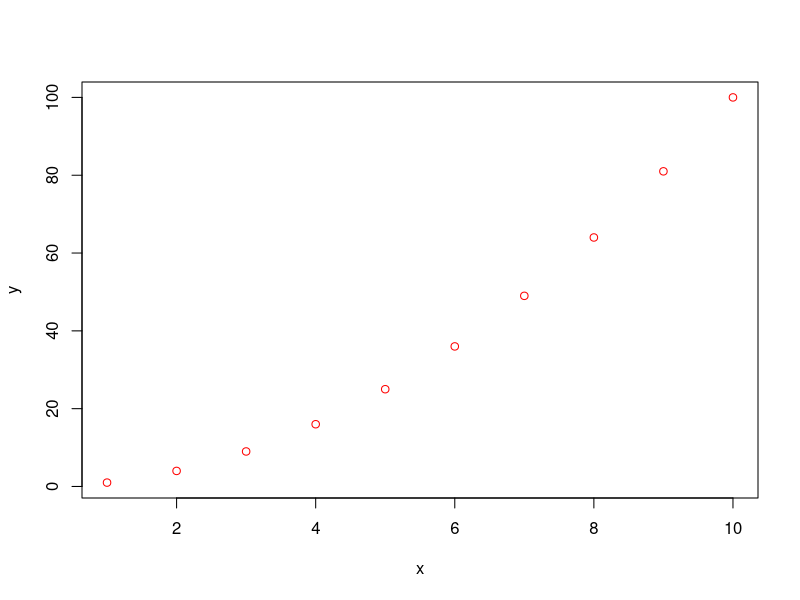
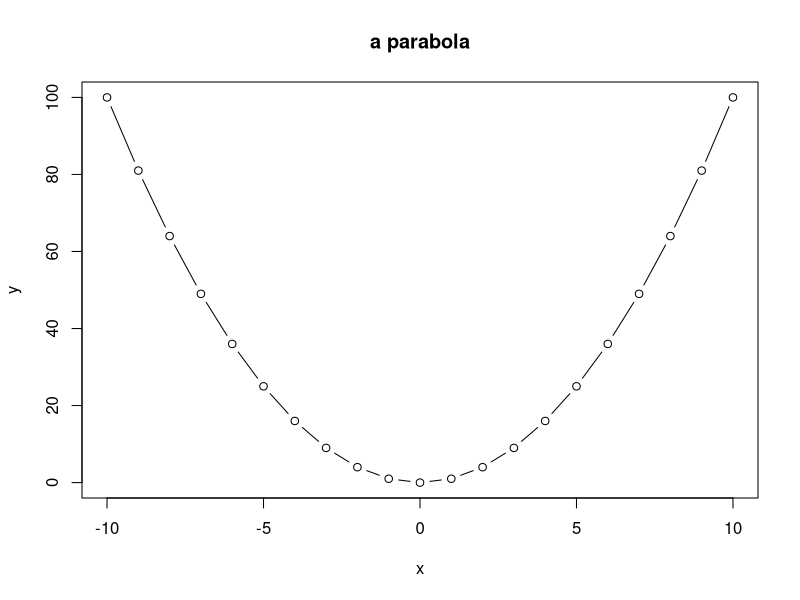
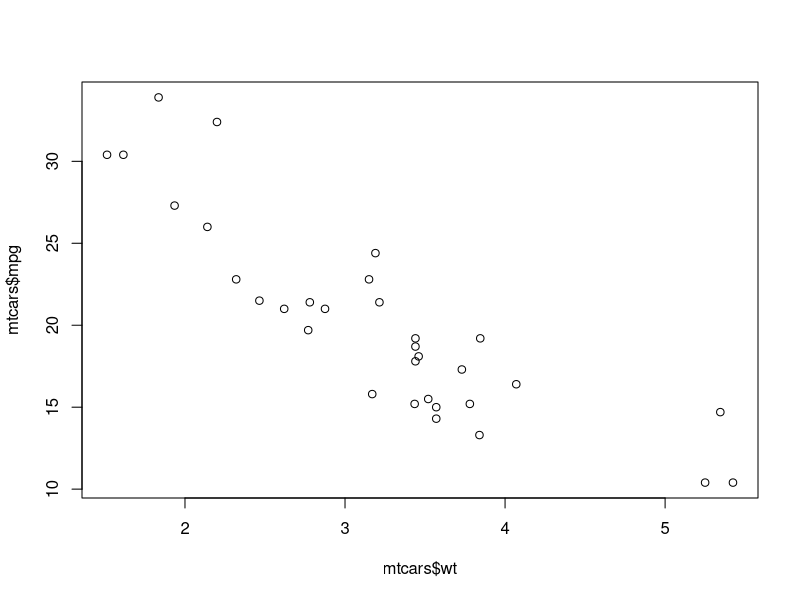
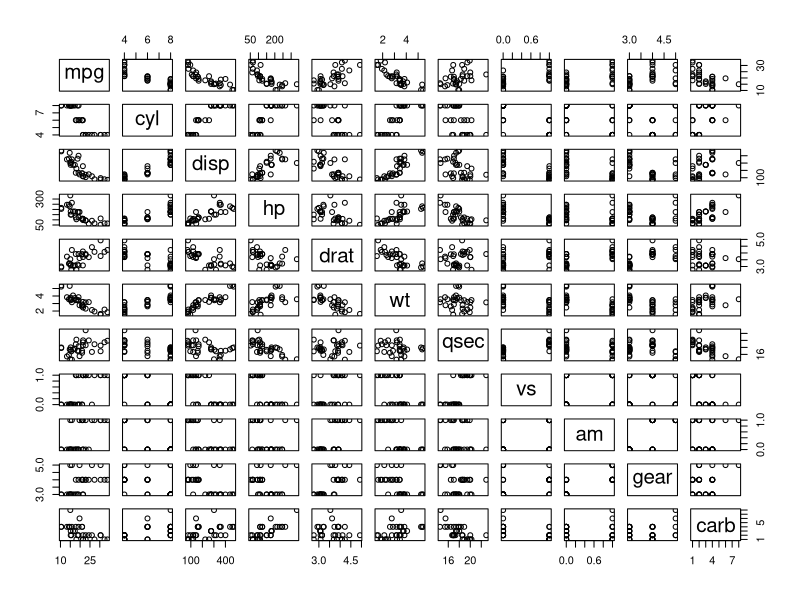
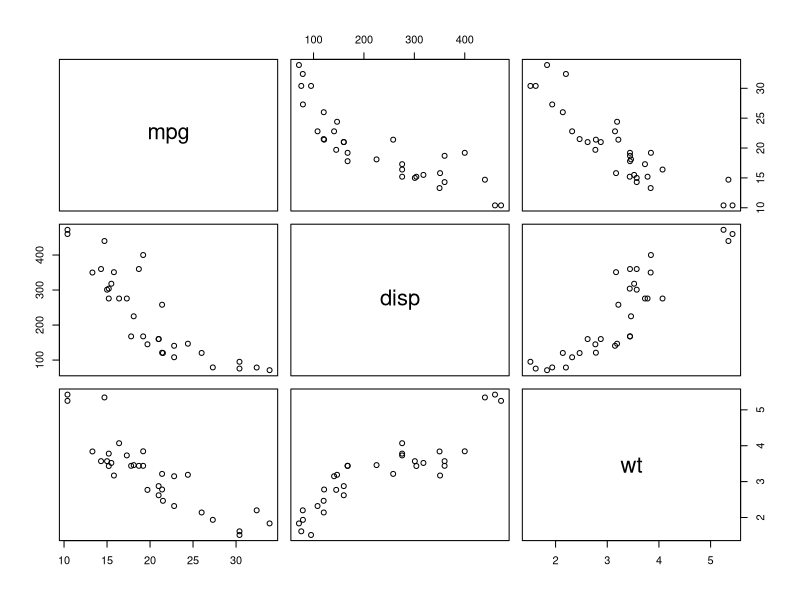
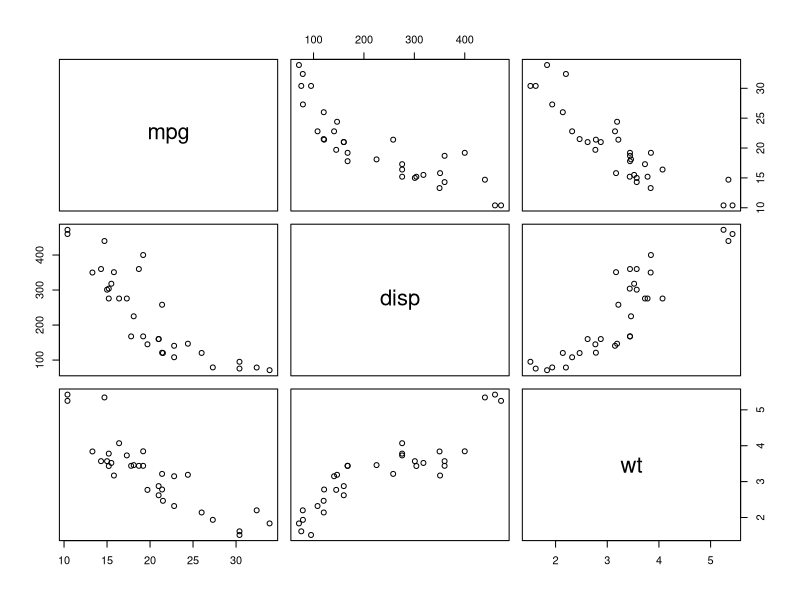
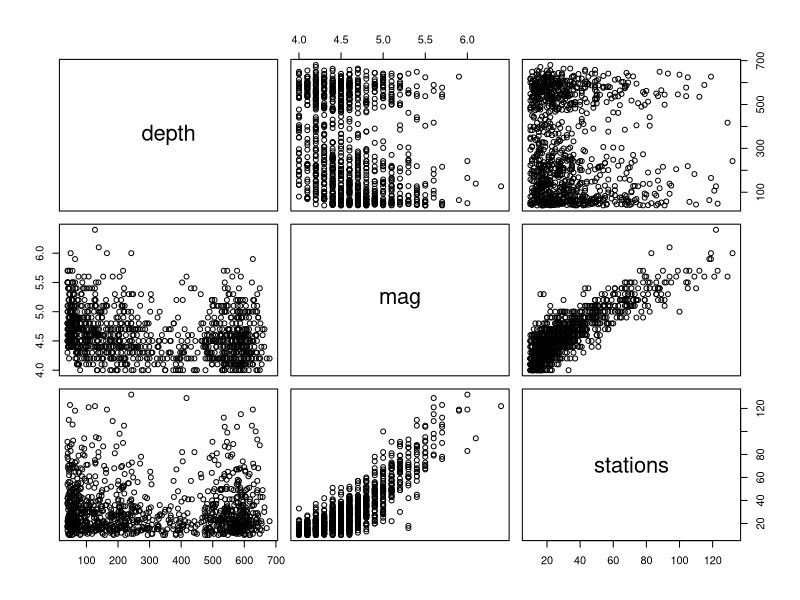
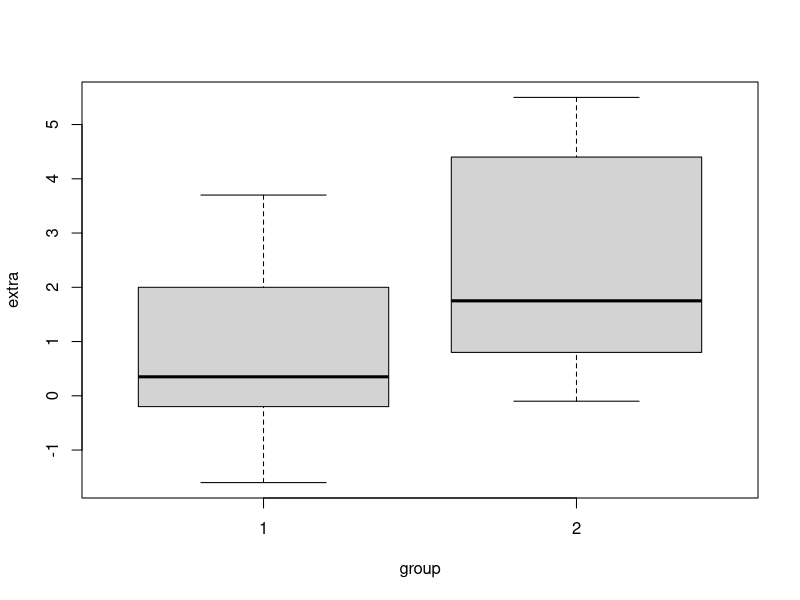

These charts were generated, in order, by the following R code:
# Simple Plot
x <- 1:10
y <- x*x
plot(x,y,xlab='x',ylab='y',col='red')

x <- seq(-10,10)
y <- x^2
plot(x,y,'b',main="a parabola",xlab="x",ylab="y")

# Ex: Scatter Plot 
plot(mtcars$wt, mtcars$mpg)

plot(mtcars)
plot(mtcars[c(1,3,6)])
plot(mtcars[c('mpg','disp','wt')])

# Ex: Multiple Scatter Plot
plot(quakes[c('depth','mag','stations')])

#Boxplot
boxplot(extra~group,data=sleep)

# Ex: Boxplot
boxplot(weight~feed, data=chickwts)

#Barplot
a <-c(4,5,2,1)
barplot(a)
barplot(a,col="yellow")
barplot(a,col=c("yellow","red","blue","green"))

#Pie Chart
a <-c(4,5,2,1)
pie(a)

#Histogram
a <- rnorm(1000)
hist(a)
hist(a,breaks = c(-4,-2,0,2,4))
hist(a,breaks = c(-4,-2,2,4))
hist(a,breaks = 5)


